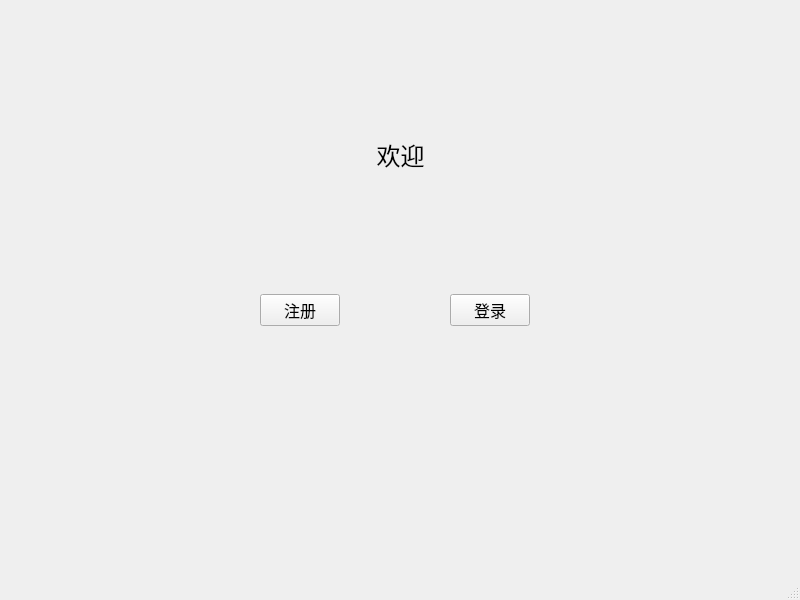
<?xml version="1.0" encoding="UTF-8"?>
<ui version="4.0">
 <class>MainWindow</class>
 <widget class="QMainWindow" name="MainWindow">
  <property name="geometry">
   <rect>
    <x>0</x>
    <y>0</y>
    <width>800</width>
    <height>600</height>
   </rect>
  </property>
  <property name="windowTitle">
   <string>MainWindow</string>
  </property>
  <widget class="QWidget" name="centralwidget">
   <widget class="QLabel" name="label">
    <property name="geometry">
     <rect>
      <x>0</x>
      <y>120</y>
      <width>801</width>
      <height>71</height>
     </rect>
    </property>
    <property name="sizePolicy">
     <sizepolicy hsizetype="Maximum" vsizetype="Maximum">
      <horstretch>0</horstretch>
      <verstretch>0</verstretch>
     </sizepolicy>
    </property>
    <property name="font">
     <font>
      <family>等线</family>
      <pointsize>14</pointsize>
     </font>
    </property>
    <property name="text">
     <string>&lt;html&gt;&lt;head/&gt;&lt;body&gt;&lt;p align=&quot;center&quot;&gt;&lt;span style=&quot; font-size:18pt;&quot;&gt;欢迎&lt;/span&gt;&lt;/p&gt;&lt;/body&gt;&lt;/html&gt;</string>
    </property>
    <property name="textFormat">
     <enum>Qt::AutoText</enum>
    </property>
    <property name="alignment">
     <set>Qt::AlignCenter</set>
    </property>
    <property name="wordWrap">
     <bool>false</bool>
    </property>
   </widget>
   <widget class="QWidget" name="horizontalLayoutWidget">
    <property name="geometry">
     <rect>
      <x>180</x>
      <y>270</y>
      <width>431</width>
      <height>80</height>
     </rect>
    </property>
    <layout class="QHBoxLayout" name="horizontalLayout">
     <property name="spacing">
      <number>30</number>
     </property>
     <property name="sizeConstraint">
      <enum>QLayout::SetDefaultConstraint</enum>
     </property>
     <item>
      <widget class="QPushButton" name="RegisterButton">
       <property name="sizePolicy">
        <sizepolicy hsizetype="Fixed" vsizetype="Fixed">
         <horstretch>0</horstretch>
         <verstretch>0</verstretch>
        </sizepolicy>
       </property>
       <property name="baseSize">
        <size>
         <width>30</width>
         <height>20</height>
        </size>
       </property>
       <property name="font">
        <font>
         <family>等线</family>
         <pointsize>12</pointsize>
        </font>
       </property>
       <property name="mouseTracking">
        <bool>false</bool>
       </property>
       <property name="text">
        <string>注册</string>
       </property>
       <property name="iconSize">
        <size>
         <width>40</width>
         <height>20</height>
        </size>
       </property>
       <property name="autoDefault">
        <bool>true</bool>
       </property>
       <property name="default">
        <bool>false</bool>
       </property>
       <property name="flat">
        <bool>false</bool>
       </property>
      </widget>
     </item>
     <item>
      <widget class="QPushButton" name="LoginButton">
       <property name="sizePolicy">
        <sizepolicy hsizetype="Fixed" vsizetype="Fixed">
         <horstretch>0</horstretch>
         <verstretch>0</verstretch>
        </sizepolicy>
       </property>
       <property name="baseSize">
        <size>
         <width>30</width>
         <height>20</height>
        </size>
       </property>
       <property name="font">
        <font>
         <family>等线</family>
         <pointsize>12</pointsize>
        </font>
       </property>
       <property name="mouseTracking">
        <bool>false</bool>
       </property>
       <property name="text">
        <string>登录</string>
       </property>
       <property name="iconSize">
        <size>
         <width>40</width>
         <height>20</height>
        </size>
       </property>
       <property name="autoDefault">
        <bool>true</bool>
       </property>
      </widget>
     </item>
    </layout>
   </widget>
  </widget>
  <widget class="QMenuBar" name="menubar">
   <property name="geometry">
    <rect>
     <x>0</x>
     <y>0</y>
     <width>800</width>
     <height>26</height>
    </rect>
   </property>
  </widget>
  <widget class="QStatusBar" name="statusbar"/>
 </widget>
 <resources/>
 <connections/>
</ui>
